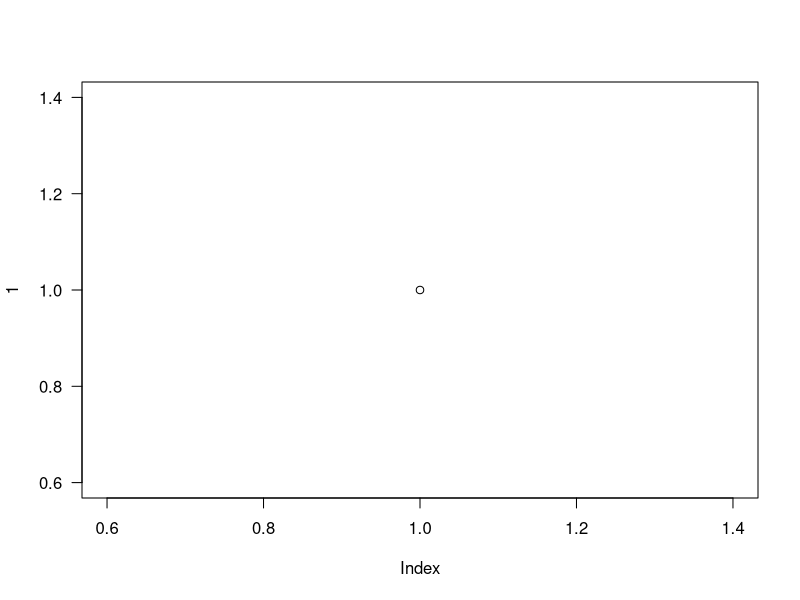

Here is the R script that generated this plot:
## ---- chunk 1
plot(1, las = 1)
